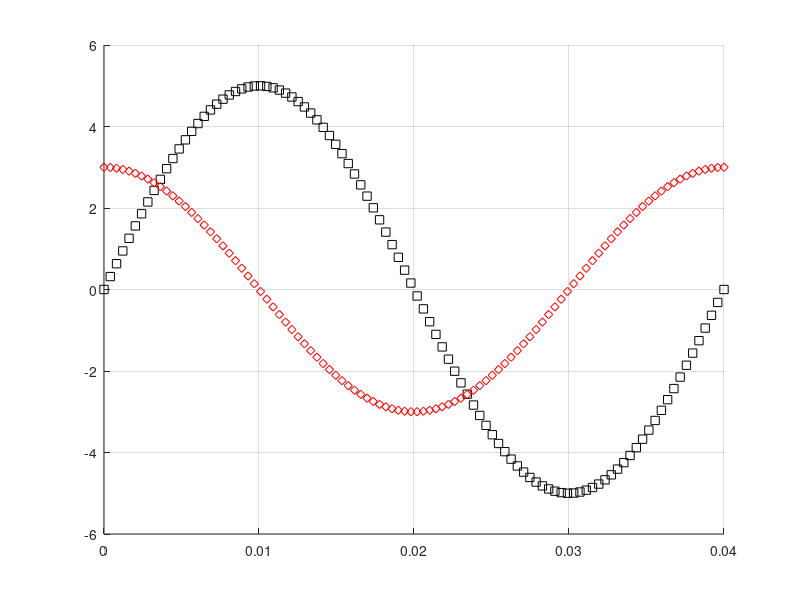

Reproduce this figure in MATLAB.
%5sin(50*pi*t) ile 3cos(50*pi*t) sinyalin oluşturulması
%hold on: grafik çizimleri üst üste
f1 = 25;
T=1/f1;
t = linspace(0,T);
s1 = 5*sin(2*f1*pi*t);
hold on;
grid on;
plot(t,s1,'ks');
s2 = 3*cos(2*f1*pi*t)
plot(t,s2,'rd')
xlabel = 'Zaman(s)'
ylabel = 'Bilgi sinyali'
title = 'Sin ve Cos Sinyalleri'
